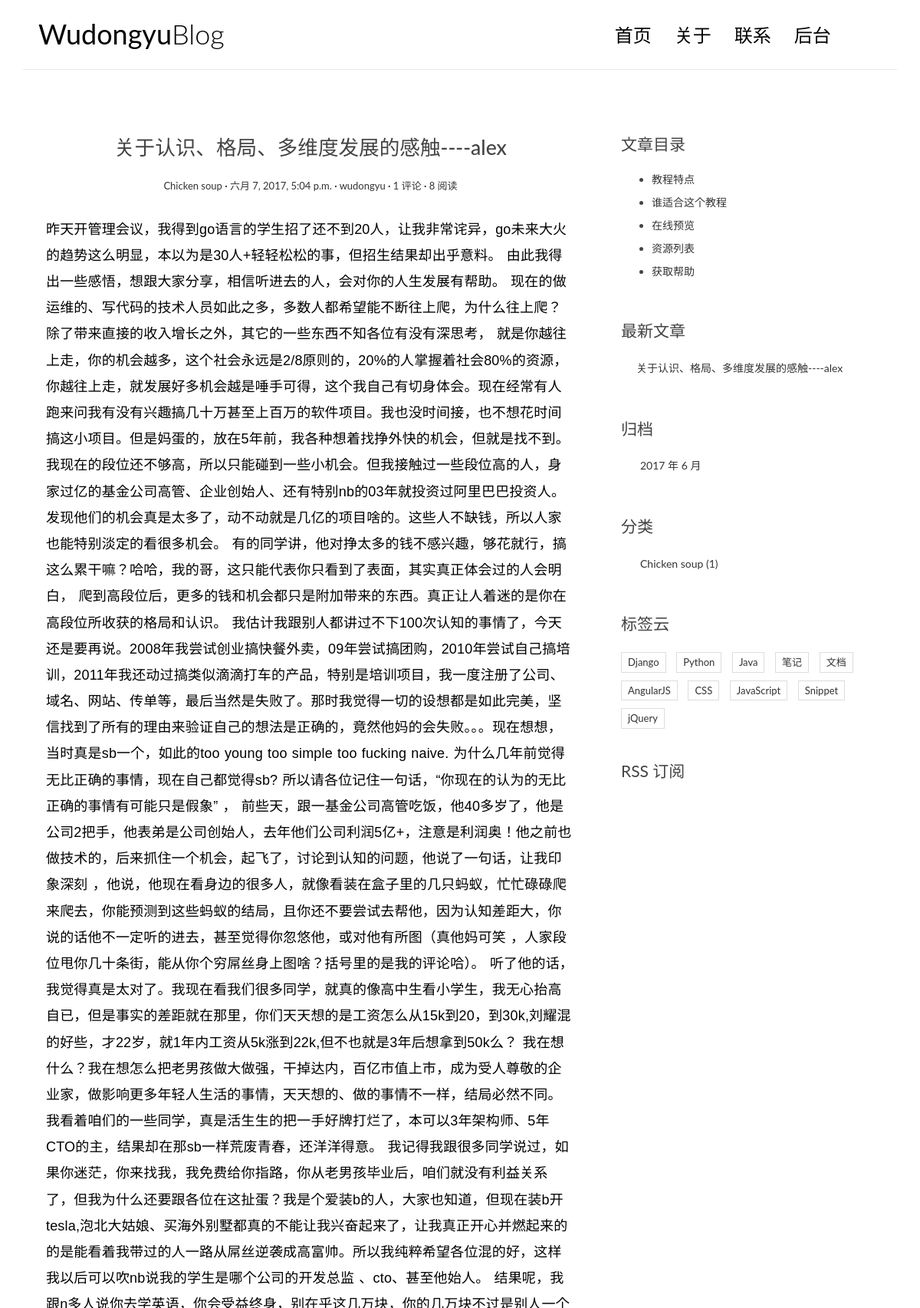
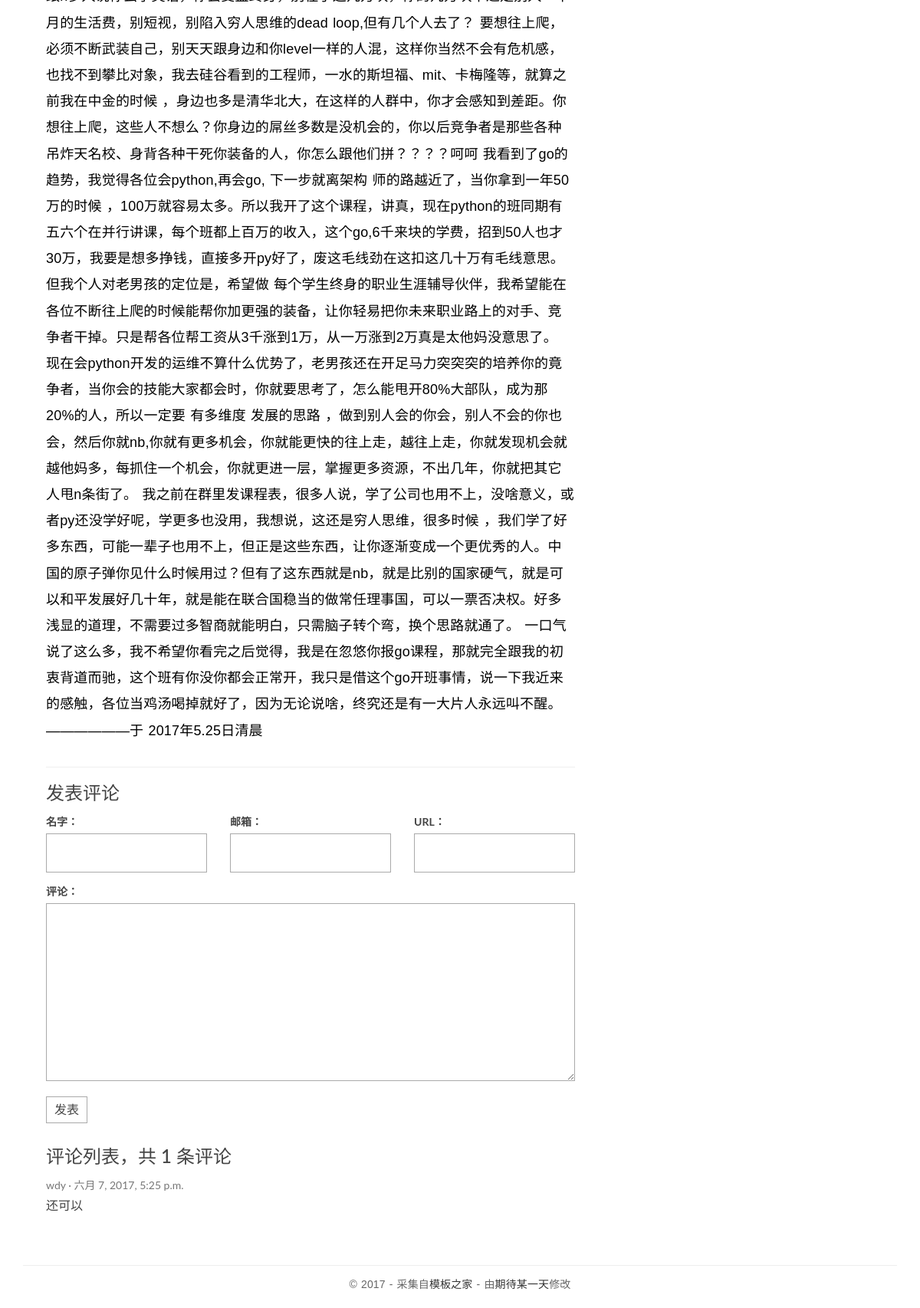
The app's page /post/1/ with its own data (2 pictures, top to bottom).
### blog/models.py (models this page shows, shortened)
@python_2_unicode_compatible
class Post(models.Model):
    title = models.CharField(max_length=70)
    body = models.TextField()
    created_time = models.DateTimeField()
    modified_time = models.DateTimeField()
    excerpt = models.CharField(max_length=200, blank=True)
    views = models.PositiveIntegerField(default=0)
    category = models.ForeignKey(Category)#一对多
    tags = models.ManyToManyField(Tag, blank=True)#多对多
    author = models.ForeignKey(User)
    def get_absolute_url(self):
        return reverse('blog:detail', kwargs={'pk': self.pk})
    class Meta:
        ordering = ['-created_time']
    def increase_views(self):
        self.views += 1
        self.save(update_fields=['views'])
    def save(self, *args, **kwargs):
        if not self.excerpt:
            md = markdown.Markdown(extensions=[
                'markdown.extensions.extra',
                'markdown.extensions.codehilite',
            ])
            self.excerpt = strip_tags(md.convert(self.body))[:54]
        super(Post, self).save(*args, **kwargs)

@python_2_unicode_compatible
class Category(models.Model):
    name = models.CharField(max_length=100)

### comments/models.py (models this page shows, shortened)
@python_2_unicode_compatible
class Comment(models.Model):
    name = models.CharField(max_length=100)
    email = models.EmailField(max_length=255)
    url = models.URLField(blank=True)
    text = models.TextField()
    created_time = models.DateTimeField(auto_now_add=True)
    post = models.ForeignKey('blog.Post')

### blog/views.py (the view)
# urls.py: url(r'^post/(?P<pk>[0-9]+)/$', views.PostDetailView.as_view(), name='detail'),
class PostDetailView(DetailView):
    model = Post
    template_name = 'blog/detail.html'
    context_object_name = 'post'
    def get(self, request, *args, **kwargs):
        response = super(PostDetailView, self).get(request, *args, **kwargs)
        self.object.increase_views()
        return response
    def get_object(self, queryset=None):
        post = super(PostDetailView, self).get_object(queryset=None)
        post.body = markdown.markdown(post.body,
                                      extensions=[
                                          'markdown.extensions.extra',
                                          'markdown.extensions.codehilite',
                                          'markdown.extensions.toc',
                                      ])
        return post
    def get_context_data(self, **kwargs):
        context = super(PostDetailView, self).get_context_data(**kwargs)
        form = CommentForm()
        comment_list = self.object.comment_set.all()
        context.update({
            'form': form,
            'comment_list': comment_list
        })
        return context

### comments/forms.py
class CommentForm(forms.ModelForm):
    class Meta:
        model = Comment
        fields = ['name', 'email', 'url', 'text']

### blog/templatetags/blog_tags.py (called while the page is built)
@register.simple_tag
def get_recent_posts(num=5):
    return Post.objects.all()[:num]

@register.simple_tag
def archives():
    return Post.objects.dates('created_time', 'month', order='DESC')

@register.simple_tag
def get_categories():
    return Category.objects.annotate(num_posts=Count('post')).filter(num_posts__gt=0)

### templates/blog/detail.html (shortened to what this page needs)
{% extends 'base.html' %}
{% block main %}
    <article class="post post-{{ post.pk }}">
        <header class="entry-header">
            <h1 class="entry-title">{{ post.title }}</h1>
            <div class="entry-meta">
                <span class="post-category">
                    <a href="{% url 'blog:category' post.category.pk %}">{{ post.category.name }}</a></span>
                <span class="post-date"><a href="#"><time class="entry-date"
                                                          datetime="{{ post.created_time }}">{{ post.created_time }}</time></a></span>
                <span class="post-author"><a href="#">{{ post.author }}</a></span>
                <span class="comments-link">
                    <a href="{{ post.get_absolute_url }}#comment-area">{{ post.comment_set.count }} 评论</a></span>
                <span class="views-count"><a href="#">{{ post.views }} 阅读</a></span>
            </div>
        </header>
        <div class="entry-content clearfix">
            {{ post.body|safe }}
        </div>
    </article>
    <section class="comment-area" id="comment-area">
        <hr>
        <h3>发表评论</h3>
        <form action="{% url 'comments:post_comment' post.pk %}" method="post" class="comment-form">
            <div class="row">
                <div class="col-md-4">
                    <label for="{{ form.name.id_for_label }}">名字：</label>
                    {{ form.name }}
                </div>
                <div class="col-md-4">
                    <label for="{{ form.email.id_for_label }}">邮箱：</label>
                    {{ form.email }}
                </div>
                <div class="col-md-4">
                    <label for="{{ form.url.id_for_label }}">URL：</label>
                    {{ form.url }}
                </div>
                <div class="col-md-12">
                    <label for="{{ form.text.id_for_label }}">评论：</label>
                    {{ form.text }}
                    <button type="submit" class="comment-btn">发表</button>
                </div>
            </div>
        </form>
        <div class="comment-list-panel">
            <h3>评论列表，共 <span>{{ post.comment_set.count }}</span> 条评论</h3>
            <ul class="comment-list list-unstyled">
                {% for comment in comment_list %}
                    <li class="comment-item">
                        <span class="nickname">{{ comment.name }}</span>
                        <time class="submit-date"
                              datetime="{{ comment.created_time }}">{{ comment.created_time }}</time>
                        <div class="text">
                            {{ comment.text }}
                        </div>
                    </li>
                {% empty %}
                    暂无评论
                {% endfor %}
            </ul>
        </div>
    </section>
{% endblock main %}
{% block toc %}
    <div class="widget widget-content">
        <h3 class="widget-title">文章目录</h3>
        <ul>
            <li>
                <a href="#">教程特点</a>
            </li>
            <li>
                <a href="#">谁适合这个教程</a>
            </li>
            <li>
                <a href="#">在线预览</a>
            </li>
            <li>
                <a href="#">资源列表</a>
            </li>
            <li>
                <a href="#">获取帮助</a>
            </li>
        </ul>
    </div>
{% endblock toc %}

### templates/base.html (shortened to what this page needs)
{% load staticfiles %}
{% load blog_tags %}
<!DOCTYPE html>
<html>
<head>
    <link rel="stylesheet" href="http://code.ionicframework.com/ionicons/2.0.1/css/ionicons.min.css">
    <link rel="stylesheet" href="{% static 'blog/css/bootstrap.min.css' %}">
    <link rel="stylesheet" href="{% static 'blog/css/pace.css' %}">
    <link rel="stylesheet" href="{% static 'blog/css/custom.css' %}">
    <link rel="stylesheet" href="{% static 'blog/css/highlights/github.css' %}">
</head>
<body>
<div class="container">
    <header id="site-header">
        <div class="row">
            <div class="col-md-4 col-sm-5 col-xs-8">
                <div class="logo">
                    <h1><a href="{% url 'blog:index' %}"><b>Wudongyu</b>Blog</a></h1>
                </div>
            </div>
            <div class="col-md-8 col-sm-7 col-xs-4">
                <nav class="main-nav" role="navigation">
                    <div class="collapse navbar-collapse" id="bs-example-navbar-collapse-1">
                        <ul class="nav navbar-nav navbar-right">
                            <li class="cl-effect-11"><a href="{% url 'blog:index' %}" data-hover="首页">首页</a></li>
                            <li class="cl-effect-11"><a href="/detail" data-hover="关于">关于</a></li>
                            <li class="cl-effect-11"><a href="#" data-hover="联系">联系</a></li>
                             <li class="cl-effect-11"><a href="/admin" data-hover="后台">后台</a></li>
                        </ul>
                    </div>
                </nav>
            </div>
        </div>
    </header>
</div>
<div class="content-body">
    <div class="container">
        <div class="row">
            <main class="col-md-8">
                {% block main %}
                {% endblock main %}
            </main>
            <aside class="col-md-4">
                {% block toc %}
                {% endblock toc %}
                <div class="widget widget-recent-posts">
                    <h3 class="widget-title">最新文章</h3>
                    {% get_recent_posts as recent_post_list %}
                    <ul>
                        {% for post in recent_post_list %}
                            <li>
                                <a href="{{ post.get_absolute_url }}">{{ post.title }}</a>
                            </li>
                        {% empty %}
                            暂无文章！
                        {% endfor %}
                    </ul>
                </div>
                <div class="widget widget-archives">
                    <h3 class="widget-title">归档</h3>
                    {% archives as date_list %}
                    <ul>
                        {% for date in date_list %}
                            <li>
                                <a href="{% url 'blog:archives' date.year date.month %}">{{ date.year }}
                                    年 {{ date.month }} 月</a>
                            </li>
                        {% empty %}
                            暂无归档！
                        {% endfor %}
                    </ul>
                </div>
                <div class="widget widget-category">
                    <h3 class="widget-title">分类</h3>
                    {% get_categories as category_list %}
                    <ul>
                        {% for category in category_list %}
                            <li>
                                <a href="{% url 'blog:category' category.pk %}">{{ category.name }} <span
                                        class="post-count">({{ category.num_posts }})</span></a>
                            </li>
                        {% empty %}
                            暂无分类！
                        {% endfor %}
                    </ul>
                </div>
                <div class="widget widget-tag-cloud">
                    <h3 class="widget-title">标签云</h3>
                    <ul>
                        <li>
                            <a href="#">Django</a>
                        </li>
                        <li>
                            <a href="#">Python</a>
                        </li>
                        <li>
                            <a href="#">Java</a>
                        </li>
                        <li>
                            <a href="#">笔记</a>
                        </li>
                        <li>
                            <a href="#">文档</a>
                        </li>
                        <li>
                            <a href="#">AngularJS</a>
                        </li>
                        <li>
                            <a href="#">CSS</a>
                        </li>
                        <li>
                            <a href="#">JavaScript</a>
                        </li>
                        <li>
                            <a href="#">Snippet</a>
                        </li>
                        <li>
                            <a href="#">jQuery</a>
                        </li>
                    </ul>
                </div>
                <div class="rss">
                    <a href=""> RSS 订阅</a>
                </div>
            </aside>
        </div>
    </div>
</div>
<footer id="site-footer">
    <div class="container">
        <div class="row">
            <div class="col-md-12">
                <p class="copyright">&copy 2017 - 采集自<a href="http://www.cssmoban.com/"
                                                        target="_blank" title="模板之家">模板之家</a>
                    - 由<a href="http://cnblogs.com/wudongyu/" title="网页模板" target="_blank">期待某一天</a>修改
                </p>
            </div>
        </div>
    </div>
</footer>
</body>
</html>

### blog/static/blog/css/custom.css (style rules this page uses)
* { outline: none; }
h1, h2, h3, h4, h5, h6 { margin-top: 0; }
b { font-weight: 400; }
a { color: #333; }
body { color: #444; font-family: 'Lato', sans-serif; }
p { font-family: 'Ubuntu', sans-serif; font-weight: 400; word-spacing: 1px; letter-spacing: 0.01em; }
#site-header { background-color: #FFF; padding: 25px 20px; margin-bottom: 40px; border-bottom: 1px solid #e7e7e7; }
.logo h1 a { color: #000; }
.logo h1 { margin: 0; font-family: 'Lato', sans-serif; font-weight: 300; }
.main-nav { margin-top: 11px; max-width: 95%; }
.main-nav a { color: #000000 !important; padding: 0 0 5px 0 !important; margin-right: 30px; font-family: 'Lato', sans-serif; font-weight: 300; font-size: 24px; }
.cl-effect-11 a { padding: 10px 0; color: #0972b4; text-shadow: none; }
.cl-effect-11 a::before { position: absolute; top: 0; left: 0; overflow: hidden; padding: 0 0 5px 0 !important; max-width: 0; border-bottom: 1px solid #000; color: #000; content: attr(data-hover); white-space: nowrap; -webkit-transition: max-width 0.5s; -moz-transition: max-width 0.5s; transition: max-width 0.5s; }
.content-body { padding-bottom: 4em; }
.post { background: #fff; padding: 30px 30px 0; }
.entry-title { text-align: center; font-size: 1.9em; margin-bottom: 20px; line-height: 1.6; padding: 10px 20px 0; }
.entry-meta { text-align: center; color: #DDDDDD; font-size: 13px; margin-bottom: 30px; }
.entry-content { font-size: 18px; line-height: 1.9; font-weight: 300; color: #000; }
.post-category::after, .post-date::after, .post-author::after, .comments-link::after { content: ' ·'; color: #000; }
.widget { background: #fff; padding: 30px 0 0; }
.widget-title { font-size: 1.5em; margin-bottom: 20px; line-height: 1.6; padding: 10px 0 0; font-weight: 400; }
.widget-recent-posts ul { padding: 0; margin: 0; padding-left: 20px; }
.widget-recent-posts ul li { list-style-type: none; position: relative; line-height: 170%; margin-bottom: 10px; }
.widget-recent-posts ul li::before { content: '\f3d3'; font-family: "Ionicons"; position: absolute; left: -17px; top: 3px; font-size: 16px; color: #000; }
.widget-archives ul { padding: 0; margin: 0; padding-left: 25px; }
.widget-archives ul li { list-style-type: none; position: relative; line-height: 170%; margin-bottom: 10px; }
.widget-archives ul li::before { content: '\f3f3'; font-family: "Ionicons"; position: absolute; left: -25px; top: 1px; font-size: 16px; color: #000; }
.widget-category ul { padding: 0; margin: 0; padding-left: 25px; }
.widget-category ul li { list-style-type: none; position: relative; line-height: 170%; margin-bottom: 10px; }
.widget-category ul li::before { content: '\f3fe'; font-family: "Ionicons"; position: absolute; left: -25px; top: 1px; font-size: 18px; color: #000; }
.widget-tag-cloud ul { padding: 0; margin: 0; margin-right: -10px; }
.widget-tag-cloud ul li { list-style-type: none; font-size: 13px; display: inline-block; margin-right: 10px; margin-bottom: 10px; padding: 3px 8px; border: 1px solid #ddd; }
.widget-content ul li { margin-bottom: 10px; }
.rss { font-size: 21px; margin-top: 30px; }
.rss a { color: #444; }
#site-footer { padding-top: 10px; padding: 0 0 1.5em 0; }
.copyright { text-align: center; padding-top: 1em; margin: 0; border-top: 1px solid #eee; color: #666; }
.contact-form input, .comment-form input { border: 1px solid #aaa; margin-bottom: 15px; width: 100%; padding: 15px 15px; font-size: 16px; line-height: 100%; transition: 0.4s border-color linear; }
.contact-form textarea, .comment-form textarea { border: 1px solid #aaa; margin-bottom: 15px; width: 100%; padding: 15px 15px; font-size: 16px; line-height: 20px !important; min-height: 183px; transition: 0.4s border-color linear; }
.comment-area { padding: 0 30px 0; }
.comment-form { margin-top: 15px; }
.comment-form .comment-btn { background-color: #fff; border: 1px solid #aaa; font-size: 16px; padding: 5px 10px; }
.comment-list-panel { margin-top: 30px; }
.comment-list { margin-top: 15px; }
.comment-item .nickname, .comment-item .submit-date { color: #777; font-size: 14px; }
.comment-item .nickname:after { content: ' ·'; }
.comment-item .text { padding-top: 5px; font-size: 16px; }

### records on screen
Post: title "关于认识、格局、多维度发展的感触----alex", category.name "Chicken soup", created_time "六月 7, 2017, 5:04 p.m.", author "wudongyu", comment_set.count "1", views "8", body "昨天开管理会议，我得到go语言的学生招了还不到20人，让我非常诧异，go未来大火的趋势这么明显，本以为是30人+轻轻松松的事，但招生结果却出乎意料。 由此我得出一些感悟，想跟大家分享，相信听进去的人，会对你的人生发展有帮助。 现在的做运维的、写代码的技术人员如此之多，多数人都希望能不断往上爬，为什么往上爬？除了带来直接的收入增长之外，其它的一些东西不知各位有没有深思考， 就是你越往上走，你的机会越多，这个社会永远是2/8原则的，20%的人掌握着社会80%的资源，你越往上走，就发展好多机会越是唾手可得，这个我自己有切身体会。现在经常有人跑来问我有没有兴趣搞几十万甚至上百万的软件项目。我也没时间接，也不想花时间搞这小项目。但是妈蛋的，放在5年前，我各种想着找挣外快的机会，但就是找不到。我现在的段位还不够高，所以只能碰到一些小机会。但我接触过一些段位高的人，身家过亿的基金公司高管、企业创始人、还有特别nb的03年就投资过阿里巴巴投资人。发现他们的机会真是太多了，动不动就是几亿的项目啥的。这些人不缺钱，所以人家也能特别淡定的看很多机会。 有的同学讲，他对挣太多的钱不感兴趣，够花就行，搞这么累干嘛？哈哈，我的哥，这只能代表你只看到了表面，其实真正体会过的人会明白， 爬到高段位后，更多的钱和机会都只是附加带来的东西。真正让人着迷的是你在高段位所收获的格局和认识。…"
Comment: name "wdy", created_time "六月 7, 2017, 5:25 p.m.", text "还可以"
Category: name "Chicken soup", num_posts "1"

### other values on screen
{{ date.year }} "2017"
{{ date.month }} "6"
